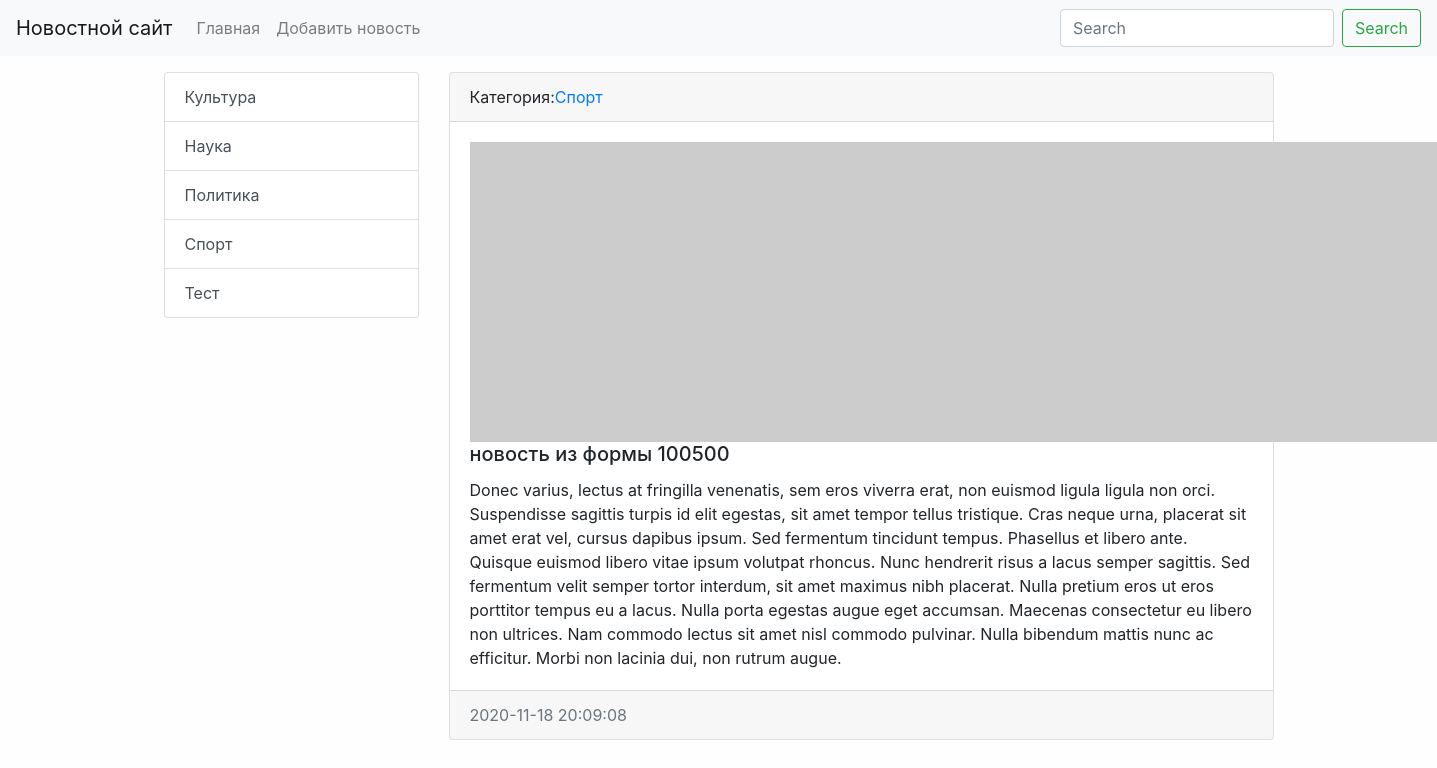
The app's page /news/13/ with its own data.
### news/models.py (models this page shows, shortened)
class Category(models.Model):
    title = models.CharField(max_length=150, db_index=True)
    def get_absolute_url(self):
        return reverse('category', kwargs={'category_id': self.pk})
    def __str__(self):
        return self.title
    class Meta:
        verbose_name = 'Категория'
        verbose_name_plural = 'Категории'
        ordering = ['title']

class News(models.Model):
    title = models.CharField(max_length=150, verbose_name='Наименование')
    content = models.TextField(blank=True, verbose_name='Контент')
    created_at = models.DateTimeField(auto_now_add=True, verbose_name='Создано')
    updated_at = models.DateTimeField(auto_now=True, verbose_name='Обновлено')
    photo = models.ImageField(upload_to='photo/%Y/%m/%d/', verbose_name='Фото', blank=True)
    is_published = models.BooleanField(default=True, verbose_name='Опубликовано')
    category = models.ForeignKey('Category', on_delete=models.PROTECT,  verbose_name='Категория')
    view = models.IntegerField(default=0)
    class Meta:
        verbose_name = 'Новость'
        verbose_name_plural = 'Новости'
        ordering = ['-created_at']

### news/views.py (the view)
# urls.py: path('news/<int:pk>/', ViewNews.as_view(), name='view_news'),
class ViewNews(DetailView):
    model = News
    template_name = 'news/news_detail.html'
    context_object_name = 'news_item'

### news/templatetags/news_tags.py (called while the page is built)
@register.simple_tag(name='get_list_categories')
def get_categories():
    return Category.objects.all()

@register.inclusion_tag('news/list_categories.html')
def show_categories():
    categories = Category.objects.all()
    return {'categories': categories}

### news/templates/news/news_detail.html (shortened to what this page needs)
{% extends 'base.html' %}
{% block sitebar %}
{% include 'inc/_sidebar.html' %}
{% endblock %}
{% block content %}
<div class="card bm-3">
  <div class="card-header">
    Категория:<a href="{{ news_item.category.get_absolute_url }}">{{ news_item.category }}</a>
  </div>
  <div class="card-body">
    {% if item.photo %}
    <img src="{{ news_item.photo.url }}" alt="" width="300" class="float-left mr-3">
    {% else %}
    <img src="https://picsum.photos/id/1060/300/235/?blur=2" alt="" class="mr-3">
    {% endif %}
    <h5 class="card-title \">{{ news_item.title }}</h5>
    <p class="card-text">{{ news_item.content }}</p>
  </div>
  <div class="card-footer text-muted">
    {{ news_item.created_at|date:"Y-m-d H:i:s" }}
  </div>
</div>
{% endblock %}

### news/templates/news/list_categories.html
<div class="list-group">
  {% for item in categories %}
  <a href=" {{ item.get_absolute_url }}" class="list-group-item list-group-item-action">{{ item.title }}</a>
  {% endfor %}
</div>

### mysite/static/css/style.css (style rules this page uses)
body { background-color: #fefefe; }

### records on screen
Category: title "Культура"
Category: title "Наука"
Category: title "Политика"
Category: title "Спорт"
Category: title "Тест"
News: category "Спорт", title "новость из формы 100500", content "Donec varius, lectus at fringilla venenatis, sem eros viverra erat, non euismod ligula ligula non orci. Suspendisse sagittis turpis id elit egestas, sit amet tempor tellus tristique. Cras neque urna, placerat sit amet erat vel, cursus dapibus ipsum. Sed fermentum tincidunt tempus. Phasellus et libero ante. Quisque euismod libero vitae ipsum volutpat rhoncus. Nunc hendrerit risus a lacus semper sagittis. Sed fermentum velit semper tortor interdum, sit amet maximus nibh placerat. Nulla pretium eros ut eros porttitor tempus eu a lacus. Nulla porta egestas augue eget accumsan. Maecenas consectetur eu libero non ultrices. Nam commodo lectus sit amet nisl commodo pulvinar. Nulla bibendum mattis…", created_at "2020-11-18 20:09:08"
